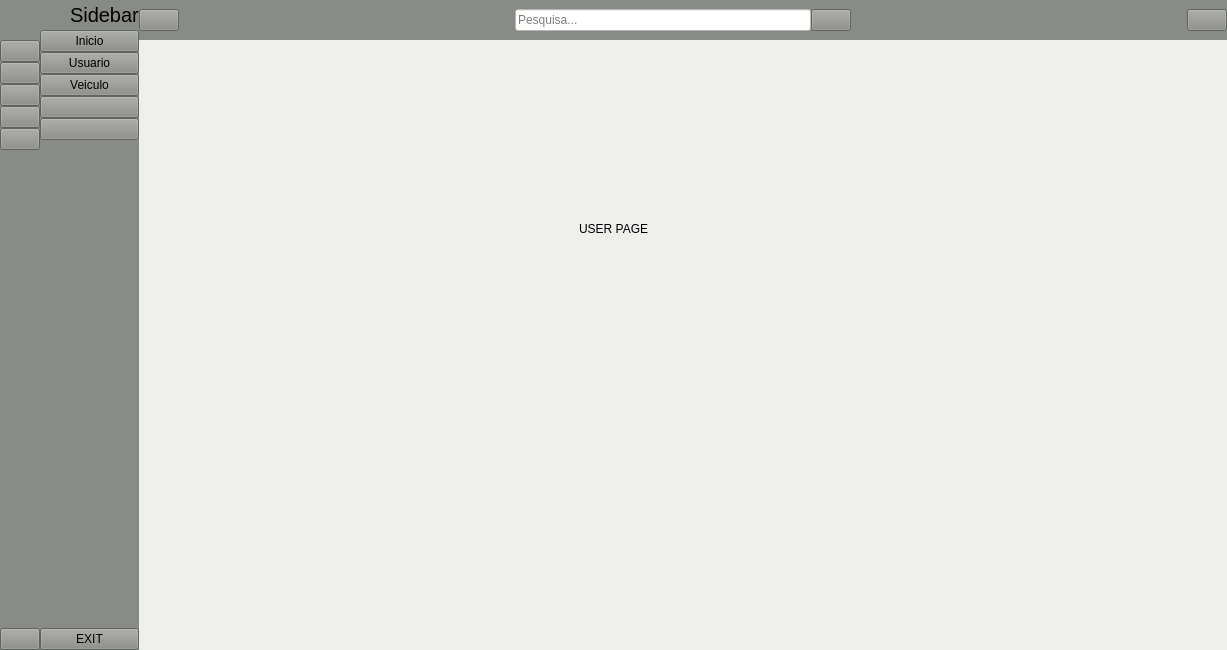
<?xml version="1.0" encoding="UTF-8"?>
<ui version="4.0">
 <class>MainWindow</class>
 <widget class="QMainWindow" name="MainWindow">
  <property name="geometry">
   <rect>
    <x>0</x>
    <y>0</y>
    <width>1227</width>
    <height>650</height>
   </rect>
  </property>
  <property name="windowTitle">
   <string>MainWindow</string>
  </property>
  <property name="styleSheet">
   <string notr="true">background-color: rgb(238, 238, 236);
color: rgb(0, 0, 0);</string>
  </property>
  <widget class="QWidget" name="centralwidget">
   <layout class="QGridLayout" name="gridLayout">
    <property name="leftMargin">
     <number>0</number>
    </property>
    <property name="topMargin">
     <number>0</number>
    </property>
    <property name="rightMargin">
     <number>0</number>
    </property>
    <property name="bottomMargin">
     <number>0</number>
    </property>
    <property name="spacing">
     <number>0</number>
    </property>
    <item row="0" column="0">
     <widget class="QWidget" name="icon_only_widget" native="true">
      <property name="styleSheet">
       <string notr="true">background-color: rgb(136, 138, 133);</string>
      </property>
      <layout class="QVBoxLayout" name="verticalLayout_3">
       <property name="spacing">
        <number>0</number>
       </property>
       <property name="leftMargin">
        <number>0</number>
       </property>
       <property name="topMargin">
        <number>0</number>
       </property>
       <property name="rightMargin">
        <number>0</number>
       </property>
       <property name="bottomMargin">
        <number>0</number>
       </property>
       <item>
        <layout class="QHBoxLayout" name="horizontalLayout_3">
         <item>
          <widget class="QLabel" name="logo_label_1">
           <property name="minimumSize">
            <size>
             <width>40</width>
             <height>40</height>
            </size>
           </property>
           <property name="maximumSize">
            <size>
             <width>40</width>
             <height>40</height>
            </size>
           </property>
           <property name="text">
            <string/>
           </property>
           <property name="pixmap">
            <pixmap resource="resource.qrc">:/icon2/icon2/NISSAN.svg</pixmap>
           </property>
           <property name="scaledContents">
            <bool>true</bool>
           </property>
          </widget>
         </item>
        </layout>
       </item>
       <item>
        <layout class="QVBoxLayout" name="verticalLayout">
         <property name="spacing">
          <number>0</number>
         </property>
         <item>
          <widget class="QPushButton" name="home_btn_1">
           <property name="minimumSize">
            <size>
             <width>20</width>
             <height>20</height>
            </size>
           </property>
           <property name="text">
            <string/>
           </property>
           <property name="icon">
            <iconset resource="resource.qrc">
             <normaloff>:/icon2/icon2/home.png</normaloff>
             <normalon>:/icon2/icon2/white_home.png</normalon>:/icon2/icon2/home.png</iconset>
           </property>
           <property name="iconSize">
            <size>
             <width>20</width>
             <height>20</height>
            </size>
           </property>
           <property name="checkable">
            <bool>true</bool>
           </property>
           <property name="autoExclusive">
            <bool>true</bool>
           </property>
          </widget>
         </item>
         <item>
          <widget class="QPushButton" name="usuario_btn_1">
           <property name="minimumSize">
            <size>
             <width>20</width>
             <height>20</height>
            </size>
           </property>
           <property name="text">
            <string/>
           </property>
           <property name="icon">
            <iconset resource="resource.qrc">
             <normaloff>:/icon2/icon2/plus.png</normaloff>
             <normalon>:/icon2/icon2/white_plus.png</normalon>:/icon2/icon2/plus.png</iconset>
           </property>
           <property name="iconSize">
            <size>
             <width>20</width>
             <height>20</height>
            </size>
           </property>
           <property name="checkable">
            <bool>true</bool>
           </property>
           <property name="autoExclusive">
            <bool>true</bool>
           </property>
          </widget>
         </item>
         <item>
          <widget class="QPushButton" name="veiculo_btn_1">
           <property name="minimumSize">
            <size>
             <width>20</width>
             <height>20</height>
            </size>
           </property>
           <property name="text">
            <string/>
           </property>
           <property name="icon">
            <iconset>
             <normaloff>:/icon/icon/activity-feed-32.ico</normaloff>
             <normalon>:/icon/icon/activity-feed-48.ico</normalon>:/icon/icon/activity-feed-32.ico</iconset>
           </property>
           <property name="iconSize">
            <size>
             <width>20</width>
             <height>20</height>
            </size>
           </property>
           <property name="checkable">
            <bool>true</bool>
           </property>
           <property name="autoExclusive">
            <bool>true</bool>
           </property>
          </widget>
         </item>
         <item>
          <widget class="QPushButton" name="pushButton_4">
           <property name="minimumSize">
            <size>
             <width>20</width>
             <height>20</height>
            </size>
           </property>
           <property name="text">
            <string/>
           </property>
           <property name="iconSize">
            <size>
             <width>20</width>
             <height>20</height>
            </size>
           </property>
           <property name="checkable">
            <bool>true</bool>
           </property>
           <property name="autoExclusive">
            <bool>true</bool>
           </property>
          </widget>
         </item>
         <item>
          <widget class="QPushButton" name="pushButton_5">
           <property name="minimumSize">
            <size>
             <width>20</width>
             <height>20</height>
            </size>
           </property>
           <property name="text">
            <string/>
           </property>
           <property name="iconSize">
            <size>
             <width>20</width>
             <height>20</height>
            </size>
           </property>
           <property name="checkable">
            <bool>true</bool>
           </property>
           <property name="autoExclusive">
            <bool>true</bool>
           </property>
          </widget>
         </item>
        </layout>
       </item>
       <item>
        <spacer name="verticalSpacer">
         <property name="orientation">
          <enum>Qt::Vertical</enum>
         </property>
         <property name="sizeHint" stdset="0">
          <size>
           <width>20</width>
           <height>449</height>
          </size>
         </property>
        </spacer>
       </item>
       <item>
        <widget class="QPushButton" name="exit_btn_1">
         <property name="minimumSize">
          <size>
           <width>20</width>
           <height>20</height>
          </size>
         </property>
         <property name="text">
          <string/>
         </property>
         <property name="icon">
          <iconset resource="resource.qrc">
           <normaloff>:/icon2/icon2/exit.png</normaloff>:/icon2/icon2/exit.png</iconset>
         </property>
         <property name="iconSize">
          <size>
           <width>20</width>
           <height>20</height>
          </size>
         </property>
        </widget>
       </item>
      </layout>
     </widget>
    </item>
    <item row="0" column="1">
     <widget class="QWidget" name="full_menu_widget" native="true">
      <property name="styleSheet">
       <string notr="true">background-color: rgb(136, 138, 133);acc</string>
      </property>
      <layout class="QVBoxLayout" name="verticalLayout_4">
       <property name="spacing">
        <number>0</number>
       </property>
       <property name="leftMargin">
        <number>0</number>
       </property>
       <property name="topMargin">
        <number>0</number>
       </property>
       <property name="rightMargin">
        <number>0</number>
       </property>
       <property name="bottomMargin">
        <number>0</number>
       </property>
       <item>
        <layout class="QHBoxLayout" name="horizontalLayout_2">
         <item>
          <widget class="QLabel" name="logo_label_2">
           <property name="minimumSize">
            <size>
             <width>30</width>
             <height>30</height>
            </size>
           </property>
           <property name="maximumSize">
            <size>
             <width>30</width>
             <height>30</height>
            </size>
           </property>
           <property name="text">
            <string/>
           </property>
           <property name="pixmap">
            <pixmap resource="resource.qrc">:/icon2/icon2/NISSAN.svg</pixmap>
           </property>
           <property name="scaledContents">
            <bool>true</bool>
           </property>
          </widget>
         </item>
         <item>
          <widget class="QLabel" name="logo_label_3">
           <property name="font">
            <font>
             <pointsize>15</pointsize>
            </font>
           </property>
           <property name="text">
            <string>Sidebar</string>
           </property>
          </widget>
         </item>
        </layout>
       </item>
       <item>
        <layout class="QVBoxLayout" name="verticalLayout_2">
         <property name="spacing">
          <number>0</number>
         </property>
         <item>
          <widget class="QPushButton" name="home_btn_2">
           <property name="minimumSize">
            <size>
             <width>14</width>
             <height>14</height>
            </size>
           </property>
           <property name="text">
            <string>Inicio</string>
           </property>
           <property name="icon">
            <iconset resource="resource.qrc">
             <normaloff>:/icon2/icon2/home.png</normaloff>
             <normalon>:/icon2/icon2/white_home.png</normalon>:/icon2/icon2/home.png</iconset>
           </property>
           <property name="iconSize">
            <size>
             <width>14</width>
             <height>14</height>
            </size>
           </property>
           <property name="checkable">
            <bool>true</bool>
           </property>
           <property name="autoExclusive">
            <bool>true</bool>
           </property>
          </widget>
         </item>
         <item>
          <widget class="QPushButton" name="usuario_btn_2">
           <property name="minimumSize">
            <size>
             <width>14</width>
             <height>14</height>
            </size>
           </property>
           <property name="text">
            <string>Usuario</string>
           </property>
           <property name="icon">
            <iconset resource="resource.qrc">
             <normaloff>:/icon2/icon2/plus.png</normaloff>
             <normalon>:/icon2/icon2/white_plus.png</normalon>:/icon2/icon2/plus.png</iconset>
           </property>
           <property name="iconSize">
            <size>
             <width>14</width>
             <height>14</height>
            </size>
           </property>
           <property name="checkable">
            <bool>true</bool>
           </property>
           <property name="autoExclusive">
            <bool>true</bool>
           </property>
          </widget>
         </item>
         <item>
          <widget class="QPushButton" name="veiculo_btn_2">
           <property name="minimumSize">
            <size>
             <width>14</width>
             <height>14</height>
            </size>
           </property>
           <property name="text">
            <string>Veiculo</string>
           </property>
           <property name="icon">
            <iconset resource="resource.qrc">
             <normaloff>:/icon2/icon2/plus.png</normaloff>
             <normalon>:/icon2/icon2/white_plus.png</normalon>:/icon2/icon2/plus.png</iconset>
           </property>
           <property name="iconSize">
            <size>
             <width>14</width>
             <height>14</height>
            </size>
           </property>
           <property name="checkable">
            <bool>true</bool>
           </property>
           <property name="autoExclusive">
            <bool>true</bool>
           </property>
          </widget>
         </item>
         <item>
          <widget class="QPushButton" name="pushButton_10">
           <property name="minimumSize">
            <size>
             <width>14</width>
             <height>14</height>
            </size>
           </property>
           <property name="text">
            <string/>
           </property>
           <property name="iconSize">
            <size>
             <width>14</width>
             <height>14</height>
            </size>
           </property>
           <property name="checkable">
            <bool>true</bool>
           </property>
           <property name="autoExclusive">
            <bool>true</bool>
           </property>
          </widget>
         </item>
         <item>
          <widget class="QPushButton" name="pushButton_11">
           <property name="minimumSize">
            <size>
             <width>14</width>
             <height>14</height>
            </size>
           </property>
           <property name="text">
            <string/>
           </property>
           <property name="iconSize">
            <size>
             <width>14</width>
             <height>14</height>
            </size>
           </property>
           <property name="checkable">
            <bool>true</bool>
           </property>
           <property name="autoExclusive">
            <bool>true</bool>
           </property>
          </widget>
         </item>
        </layout>
       </item>
       <item>
        <spacer name="verticalSpacer_2">
         <property name="orientation">
          <enum>Qt::Vertical</enum>
         </property>
         <property name="sizeHint" stdset="0">
          <size>
           <width>20</width>
           <height>463</height>
          </size>
         </property>
        </spacer>
       </item>
       <item>
        <widget class="QPushButton" name="exit_btn_2">
         <property name="minimumSize">
          <size>
           <width>14</width>
           <height>14</height>
          </size>
         </property>
         <property name="text">
          <string>EXIT</string>
         </property>
         <property name="icon">
          <iconset resource="resource.qrc">
           <normaloff>:/icon2/icon2/exit.png</normaloff>:/icon2/icon2/exit.png</iconset>
         </property>
         <property name="iconSize">
          <size>
           <width>14</width>
           <height>14</height>
          </size>
         </property>
         <property name="checkable">
          <bool>false</bool>
         </property>
        </widget>
       </item>
      </layout>
     </widget>
    </item>
    <item row="0" column="2">
     <widget class="QWidget" name="widget_3" native="true">
      <layout class="QVBoxLayout" name="verticalLayout_5">
       <property name="spacing">
        <number>0</number>
       </property>
       <property name="leftMargin">
        <number>0</number>
       </property>
       <property name="topMargin">
        <number>0</number>
       </property>
       <property name="rightMargin">
        <number>0</number>
       </property>
       <property name="bottomMargin">
        <number>0</number>
       </property>
       <item>
        <widget class="QWidget" name="widget_4" native="true">
         <property name="minimumSize">
          <size>
           <width>0</width>
           <height>40</height>
          </size>
         </property>
         <property name="styleSheet">
          <string notr="true">background-color: rgb(136, 138, 133);acc</string>
         </property>
         <layout class="QHBoxLayout" name="horizontalLayout_4">
          <property name="spacing">
           <number>0</number>
          </property>
          <property name="leftMargin">
           <number>0</number>
          </property>
          <property name="topMargin">
           <number>0</number>
          </property>
          <property name="rightMargin">
           <number>0</number>
          </property>
          <property name="bottomMargin">
           <number>0</number>
          </property>
          <item>
           <widget class="QPushButton" name="change_btn">
            <property name="text">
             <string/>
            </property>
            <property name="icon">
             <iconset resource="resource.qrc">
              <normaloff>:/icon2/icon2/menu.png</normaloff>:/icon2/icon2/menu.png</iconset>
            </property>
            <property name="iconSize">
             <size>
              <width>14</width>
              <height>14</height>
             </size>
            </property>
            <property name="checkable">
             <bool>true</bool>
            </property>
           </widget>
          </item>
          <item>
           <spacer name="horizontalSpacer">
            <property name="orientation">
             <enum>Qt::Horizontal</enum>
            </property>
            <property name="sizeHint" stdset="0">
             <size>
              <width>336</width>
              <height>20</height>
             </size>
            </property>
           </spacer>
          </item>
          <item>
           <layout class="QHBoxLayout" name="horizontalLayout">
            <item>
             <widget class="QLineEdit" name="search_input">
              <property name="styleSheet">
               <string notr="true">background-color: rgb(255, 255, 255);</string>
              </property>
              <property name="placeholderText">
               <string>Pesquisa...</string>
              </property>
             </widget>
            </item>
            <item>
             <widget class="QPushButton" name="search_btn">
              <property name="icon">
               <iconset resource="resource.qrc">
                <normaloff>:/icon2/icon2/search.png</normaloff>:/icon2/icon2/search.png</iconset>
              </property>
             </widget>
            </item>
           </layout>
          </item>
          <item>
           <spacer name="horizontalSpacer_2">
            <property name="orientation">
             <enum>Qt::Horizontal</enum>
            </property>
            <property name="sizeHint" stdset="0">
             <size>
              <width>336</width>
              <height>20</height>
             </size>
            </property>
           </spacer>
          </item>
          <item>
           <widget class="QPushButton" name="user_btn">
            <property name="text">
             <string/>
            </property>
            <property name="icon">
             <iconset resource="resource.qrc">
              <normaloff>:/icon2/icon2/profile.png</normaloff>:/icon2/icon2/profile.png</iconset>
            </property>
           </widget>
          </item>
         </layout>
        </widget>
       </item>
       <item>
        <widget class="QStackedWidget" name="stackedWidget">
         <property name="currentIndex">
          <number>4</number>
         </property>
         <widget class="QWidget" name="page">
          <widget class="QLabel" name="label_4">
           <property name="geometry">
            <rect>
             <x>400</x>
             <y>200</y>
             <width>67</width>
             <height>17</height>
            </rect>
           </property>
           <property name="text">
            <string>HOME</string>
           </property>
          </widget>
         </widget>
         <widget class="QWidget" name="page_2">
          <widget class="QLabel" name="label_5">
           <property name="geometry">
            <rect>
             <x>410</x>
             <y>220</y>
             <width>131</width>
             <height>20</height>
            </rect>
           </property>
           <property name="text">
            <string>DASHBOARD</string>
           </property>
          </widget>
         </widget>
         <widget class="QWidget" name="page_3">
          <widget class="QLabel" name="label_6">
           <property name="geometry">
            <rect>
             <x>440</x>
             <y>210</y>
             <width>67</width>
             <height>17</height>
            </rect>
           </property>
           <property name="text">
            <string>ORDERS</string>
           </property>
          </widget>
         </widget>
         <widget class="QWidget" name="page_4">
          <widget class="QLabel" name="label_7">
           <property name="geometry">
            <rect>
             <x>390</x>
             <y>150</y>
             <width>231</width>
             <height>17</height>
            </rect>
           </property>
           <property name="text">
            <string>SEARCH PAGE</string>
           </property>
          </widget>
         </widget>
         <widget class="QWidget" name="page_5">
          <widget class="QLabel" name="label_8">
           <property name="geometry">
            <rect>
             <x>440</x>
             <y>180</y>
             <width>191</width>
             <height>17</height>
            </rect>
           </property>
           <property name="text">
            <string>USER PAGE</string>
           </property>
          </widget>
         </widget>
        </widget>
       </item>
      </layout>
     </widget>
    </item>
   </layout>
  </widget>
 </widget>
 <resources>
  <include location="resource.qrc"/>
 </resources>
 <connections>
  <connection>
   <sender>change_btn</sender>
   <signal>toggled(bool)</signal>
   <receiver>icon_only_widget</receiver>
   <slot>setVisible(bool)</slot>
   <hints>
    <hint type="sourcelabel">
     <x>215</x>
     <y>39</y>
    </hint>
    <hint type="destinationlabel">
     <x>65</x>
     <y>261</y>
    </hint>
   </hints>
  </connection>
  <connection>
   <sender>change_btn</sender>
   <signal>toggled(bool)</signal>
   <receiver>full_menu_widget</receiver>
   <slot>setHidden(bool)</slot>
   <hints>
    <hint type="sourcelabel">
     <x>228</x>
     <y>37</y>
    </hint>
    <hint type="destinationlabel">
     <x>196</x>
     <y>149</y>
    </hint>
   </hints>
  </connection>
  <connection>
   <sender>home_btn_1</sender>
   <signal>toggled(bool)</signal>
   <receiver>home_btn_2</receiver>
   <slot>setChecked(bool)</slot>
   <hints>
    <hint type="sourcelabel">
     <x>39</x>
     <y>99</y>
    </hint>
    <hint type="destinationlabel">
     <x>174</x>
     <y>95</y>
    </hint>
   </hints>
  </connection>
  <connection>
   <sender>usuario_btn_1</sender>
   <signal>toggled(bool)</signal>
   <receiver>usuario_btn_2</receiver>
   <slot>setChecked(bool)</slot>
   <hints>
    <hint type="sourcelabel">
     <x>45</x>
     <y>124</y>
    </hint>
    <hint type="destinationlabel">
     <x>125</x>
     <y>119</y>
    </hint>
   </hints>
  </connection>
  <connection>
   <sender>veiculo_btn_1</sender>
   <signal>toggled(bool)</signal>
   <receiver>veiculo_btn_2</receiver>
   <slot>setChecked(bool)</slot>
   <hints>
    <hint type="sourcelabel">
     <x>52</x>
     <y>158</y>
    </hint>
    <hint type="destinationlabel">
     <x>119</x>
     <y>146</y>
    </hint>
   </hints>
  </connection>
  <connection>
   <sender>pushButton_4</sender>
   <signal>toggled(bool)</signal>
   <receiver>pushButton_10</receiver>
   <slot>setChecked(bool)</slot>
   <hints>
    <hint type="sourcelabel">
     <x>43</x>
     <y>178</y>
    </hint>
    <hint type="destinationlabel">
     <x>97</x>
     <y>174</y>
    </hint>
   </hints>
  </connection>
  <connection>
   <sender>pushButton_5</sender>
   <signal>toggled(bool)</signal>
   <receiver>pushButton_11</receiver>
   <slot>setChecked(bool)</slot>
   <hints>
    <hint type="sourcelabel">
     <x>50</x>
     <y>201</y>
    </hint>
    <hint type="destinationlabel">
     <x>119</x>
     <y>191</y>
    </hint>
   </hints>
  </connection>
  <connection>
   <sender>home_btn_2</sender>
   <signal>toggled(bool)</signal>
   <receiver>home_btn_1</receiver>
   <slot>setChecked(bool)</slot>
   <hints>
    <hint type="sourcelabel">
     <x>82</x>
     <y>89</y>
    </hint>
    <hint type="destinationlabel">
     <x>42</x>
     <y>106</y>
    </hint>
   </hints>
  </connection>
  <connection>
   <sender>usuario_btn_2</sender>
   <signal>toggled(bool)</signal>
   <receiver>usuario_btn_1</receiver>
   <slot>setChecked(bool)</slot>
   <hints>
    <hint type="sourcelabel">
     <x>182</x>
     <y>122</y>
    </hint>
    <hint type="destinationlabel">
     <x>48</x>
     <y>133</y>
    </hint>
   </hints>
  </connection>
  <connection>
   <sender>veiculo_btn_2</sender>
   <signal>toggled(bool)</signal>
   <receiver>veiculo_btn_1</receiver>
   <slot>setChecked(bool)</slot>
   <hints>
    <hint type="sourcelabel">
     <x>192</x>
     <y>135</y>
    </hint>
    <hint type="destinationlabel">
     <x>50</x>
     <y>159</y>
    </hint>
   </hints>
  </connection>
  <connection>
   <sender>pushButton_10</sender>
   <signal>toggled(bool)</signal>
   <receiver>pushButton_4</receiver>
   <slot>setChecked(bool)</slot>
   <hints>
    <hint type="sourcelabel">
     <x>179</x>
     <y>175</y>
    </hint>
    <hint type="destinationlabel">
     <x>48</x>
     <y>186</y>
    </hint>
   </hints>
  </connection>
  <connection>
   <sender>pushButton_11</sender>
   <signal>toggled(bool)</signal>
   <receiver>pushButton_5</receiver>
   <slot>setChecked(bool)</slot>
   <hints>
    <hint type="sourcelabel">
     <x>93</x>
     <y>196</y>
    </hint>
    <hint type="destinationlabel">
     <x>34</x>
     <y>202</y>
    </hint>
   </hints>
  </connection>
  <connection>
   <sender>exit_btn_1</sender>
   <signal>clicked()</signal>
   <receiver>MainWindow</receiver>
   <slot>close()</slot>
   <hints>
    <hint type="sourcelabel">
     <x>38</x>
     <y>604</y>
    </hint>
    <hint type="destinationlabel">
     <x>62</x>
     <y>680</y>
    </hint>
   </hints>
  </connection>
  <connection>
   <sender>exit_btn_2</sender>
   <signal>clicked()</signal>
   <receiver>MainWindow</receiver>
   <slot>close()</slot>
   <hints>
    <hint type="sourcelabel">
     <x>141</x>
     <y>615</y>
    </hint>
    <hint type="destinationlabel">
     <x>173</x>
     <y>675</y>
    </hint>
   </hints>
  </connection>
 </connections>
</ui>
